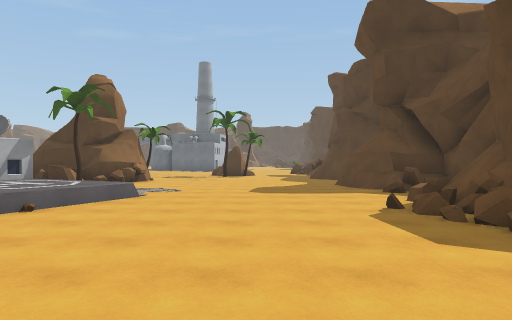
View 1 (above)

24 first-person views from a walk through a 3-D level made in the Unity game engine. The camera is 1.5 m above the floor, looks level and sees 70° across. The floor is counted in squares, 2 m on a side. Each view is taken from the middle of a square. On the plan, view 1 faces up. The plan holds only what a view shows up to about 11 squares ahead; the rest is blank. The place goes on beyond the plan. The player character is not drawn. Some animated figures are not drawn.

View 2
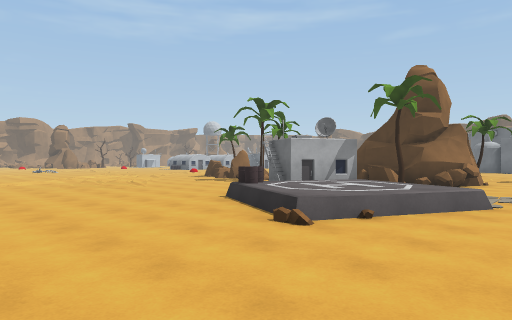

View 3
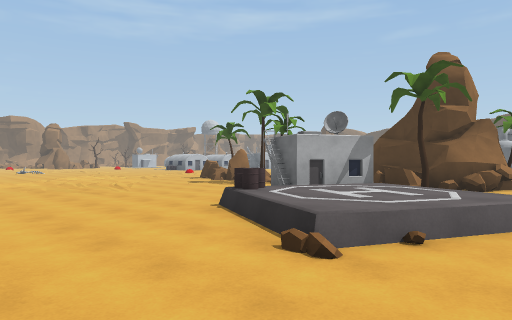

View 4
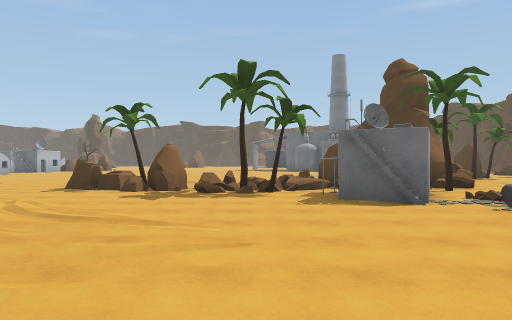

View 5
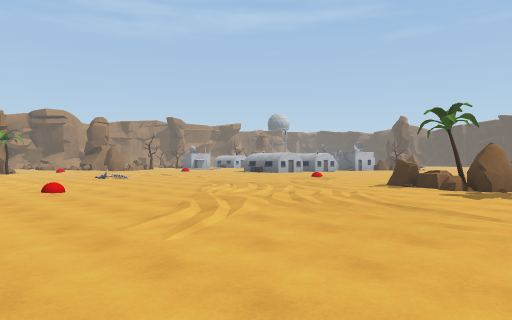

View 6
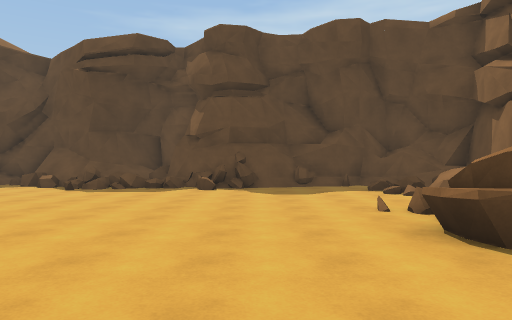

View 7
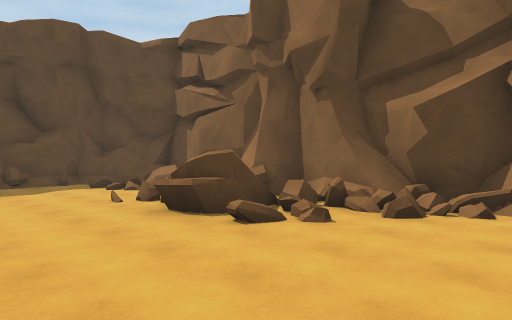

View 8
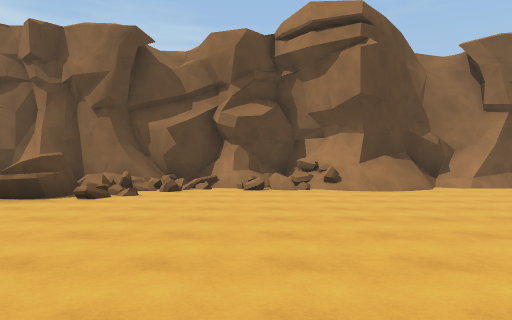

View 9
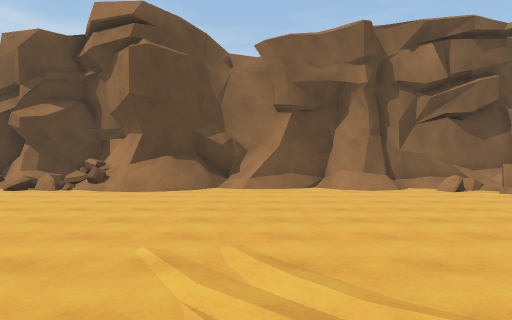

View 10
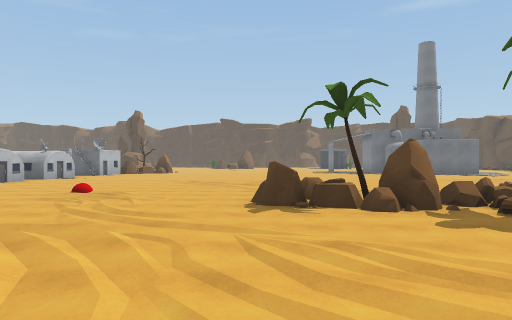

View 11
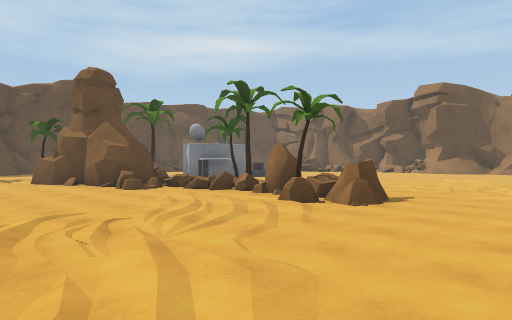

View 12
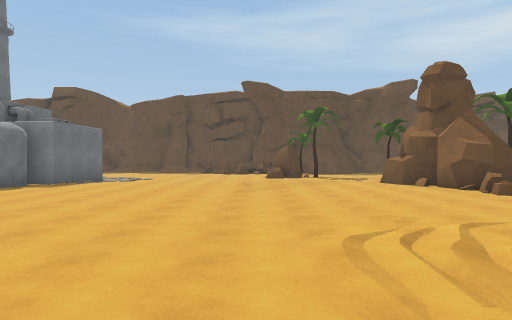

View 13
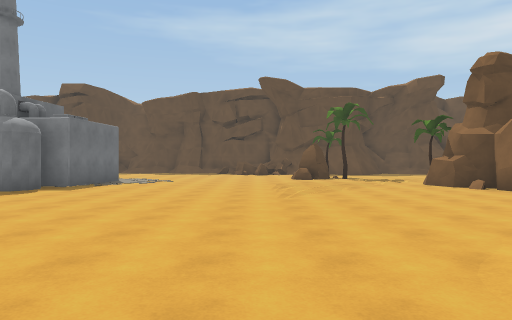

View 14
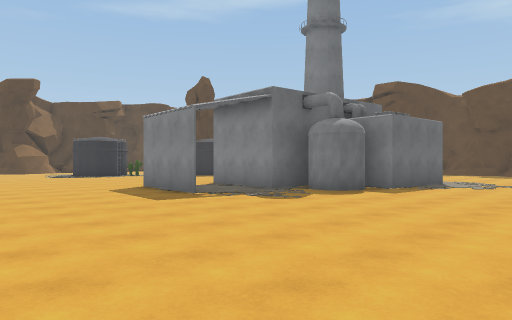

View 15
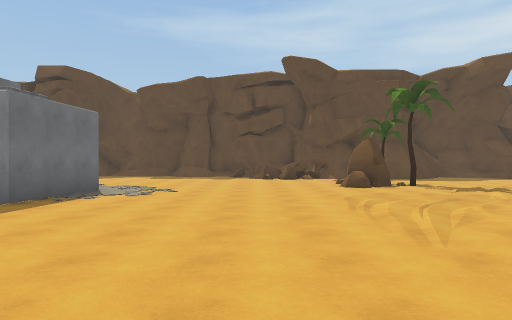

View 16
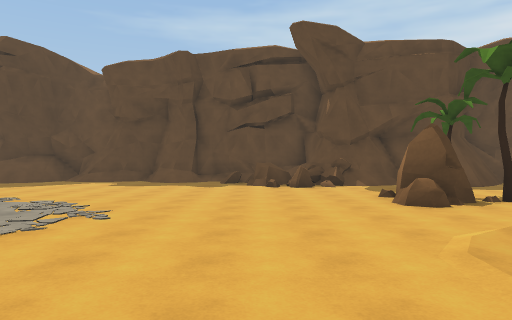

View 17
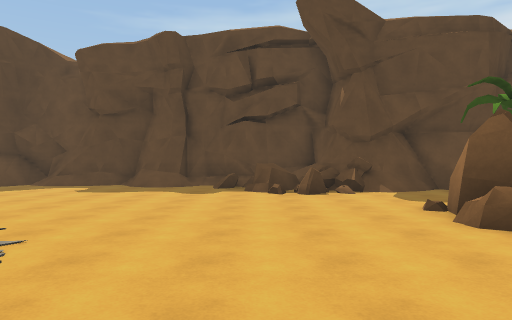

View 18
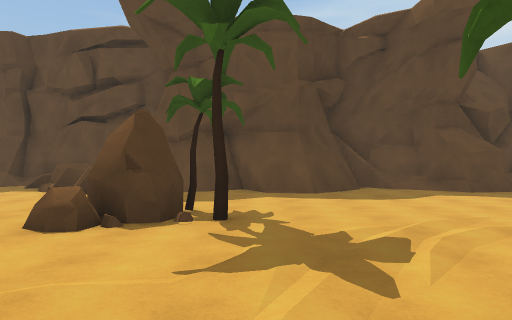

View 19
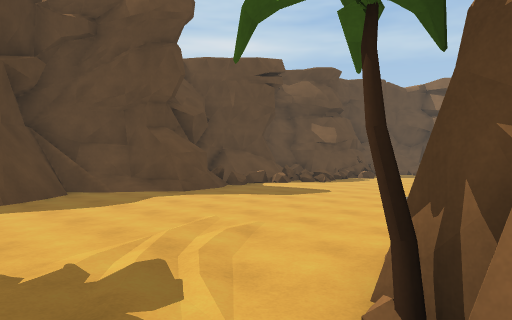

View 20
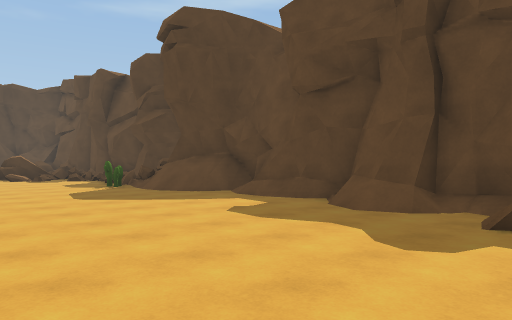

View 21
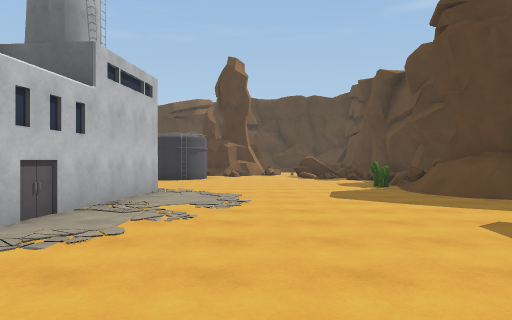

View 22
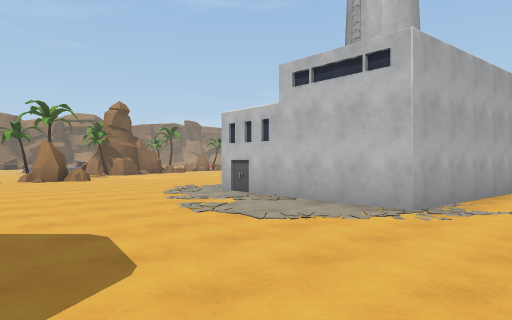

View 23
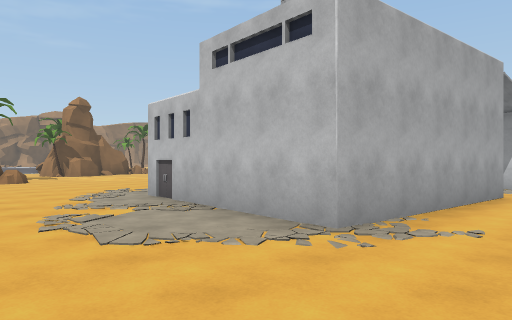

View 24
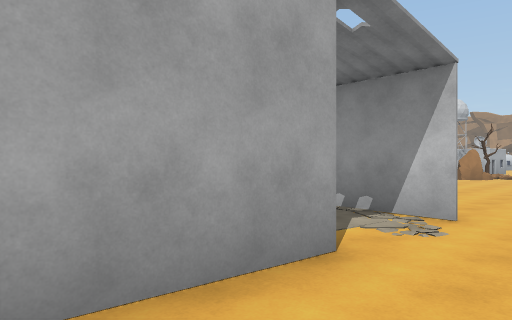

### Floor plan
Key: @ floor where view 1 was taken; # wall or solid block; x gap in a wall; . main floor; : floor 0.25 m higher than the main floor; + floor 0.5 m higher than the main floor; / step, stairs or slope; = window, fence, low wall or low ledge; ^ raised ledge; T tree; B building; R rock; C cactus.
Columns run from 22 left of view 1 to 6 right of it. Each row starts with its distance up from view 1.
 32          .... .. . .......=
 31          ................C#
 30     ........#..######..... #
 29     ........#..#   ##...../#
 28         ....#..#   #.......##
 27         .......##  #.......##
 26         .......### #.......##
 25         .........###......./#
 24        .................../##
 23        .................../:#
 22         ..................=##
 21        ..................^=#
 20       ..................#=#
 19      . ................./=##
 18     . ..............RR.../#
 17      ................RT../#
 16 .....................T...##
 15 .........................##
 14  ..............###T......##
 13  .......R....RR####.......#
 12   .....RRTR.==####=.......#
 11    .....RRRxT#B#=T.......###
 10    .........T.BB.. ......###
  9     ..........BB// .......=#
  8     ...........B//+=.....==#
  7   ..............=++=.....==#
  6   ..............#++=.....=##
  5  ................==......=+
  4 .........................##
  3 .........................##
  2     .....................##
  1     .....................##
  0     ..................@...#
 -1    ...............===.....#
 -2   ^..............### ..=//#
 -3   ^=......////=.===   ====#
 -4 ########//###=//###########
 -5       ############

Where each view was taken, in squares from view 1:
view 1: 0 up, 0 right, facing up
view 2: 1 up, 1 left, facing up-left
view 3: 2 up, 2 left, facing up-left
view 4: 2 up, 10 left, facing up
view 5: 1 up, 10 left, facing up-left
view 6: 1 up, 7 left, facing right
view 7: 2 up, 8 left, facing down-right
view 8: 6 up, 8 left, facing down
view 9: 6 up, 14 left, facing down
view 10: 5 up, 15 left, facing up
view 11: 18 up, 18 left, facing down-right
view 12: 19 up, 17 left, facing right
view 13: 20 up, 16 left, facing right
view 14: 21 up, 15 left, facing up-right
view 15: 21 up, 12 left, facing right
view 16: 21 up, 8 left, facing right
view 17: 21 up, 6 left, facing right
view 18: 16 up, 6 left, facing right
view 19: 16 up, 5 left, facing down-right
view 20: 21 up, 1 left, facing up-right
view 21: 21 up, 0 right, facing up
view 22: 32 up, 3 right, facing down-left
view 23: 32 up, 1 right, facing down-left
view 24: 32 up, 5 left, facing down-left
